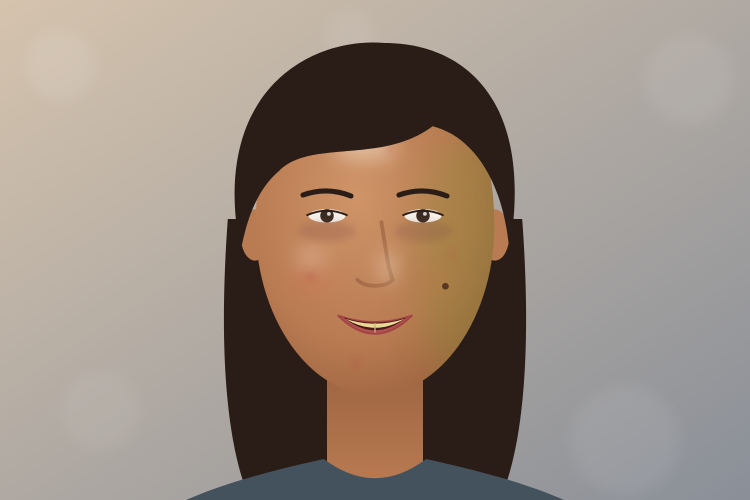
#> input picture design/colour-compressor/html/assets/portrait-before.png, 1500 x 1000 px (shown at 1/2 size)
$ python compress_demo.py
#> lines starting #> are read from the running program, lines starting #| are printed output that depends on the picture
### design/colour-compressor/html/compress_ref.py
#!/usr/bin/env python3
"""A numpy sketch of the Colour Compressor of docs/32, used only to draw the mock-ups and to try the maths before it is built.

Not product code: the product's reference is `ym_color::compress` (task CC-02), in f64 in Rust. Every formula here is the one in
docs/32 section 3, in the same order. Run `python3 compress_ref.py` to run the property checks of docs/32 section 7 on this sketch.
"""
import math

import numpy as np

# LogC4 (ARRI's published constants, as crates/ym-color/src/consts.rs holds them)
A = (2.0 ** 18 - 16.0) / 117.45
B = (1023.0 - 95.0) / 1023.0
C = 95.0 / 1023.0
S_ = (7.0 * math.log(2.0) * 2.0 ** (7.0 - 14.0 * C / B)) / (A * B)
T_ = (2.0 ** (14.0 * (0.0 - C) / B + 6.0) - 64.0) / A
STOP = B / 14.0  # one stop in LogC4 code values
GREY = (math.log2(A * 0.18 + 64.0) - 6.0) / 14.0 * B + C  # 0.2784

E1 = np.array([1.0, -0.5, -0.5]) / math.sqrt(1.5)
E2 = np.array([0.0, 1.0, -1.0]) / math.sqrt(2.0)
ONE = np.array([1.0, 1.0, 1.0])

NEUTRAL_GUARD = 0.02  # |c| below which a colour has no hue (the warp's WARP_NEUTRAL_GUARD)
HUE_RAMP_MIN = 0.05  # radians, about 2.9 degrees
RAMP_MIN = 0.02  # chroma and tone, LogC4 code values (the masks' RANGE_RAMP_MIN)
RANGE_DEFAULT = dict(hue_deg=20.0, chroma=0.05, tone_ev=1.5, softness=0.5)


def encode(x):
    x = np.asarray(x, dtype=np.float64)
    hi = (np.log2(A * np.maximum(x, T_) + 64.0) - 6.0) / 14.0 * B + C
    return np.where(x >= T_, hi, (x - T_) / S_)


def decode(e):
    e = np.asarray(e, dtype=np.float64)
    hi = (np.exp2(14.0 * (np.maximum(e, 0.0) - C) / B + 6.0) - 64.0) / A
    return np.where(e >= 0.0, hi, e * S_ + T_)


def smooth(x):
    x = np.clip(x, 0.0, 1.0)
    return x * x * (3.0 - 2.0 * x)


def window(d, width, q):
    """1 inside `width`, 0 beyond `width + q`, smooth between."""
    return 1.0 - smooth((d - width) / q)


def coords(v):
    """(c1, c2, m): the LogC4 triple in the orthonormal basis e1, e2, (1,1,1)/sqrt(3). m is the mean of the three codes."""
    v = np.asarray(v, dtype=np.float64)
    return v @ E1, v @ E2, v.mean(axis=-1)


def target_from(v):
    c1, c2, m = coords(v)
    return dict(chroma=(float(c1), float(c2)), tone=float(m))


def clamp_target(t):
    a, b = t["chroma"]
    r = math.hypot(a, b)
    if r < NEUTRAL_GUARD:
        a, b = (NEUTRAL_GUARD, 0.0) if r == 0 else (a / r * NEUTRAL_GUARD, b / r * NEUTRAL_GUARD)
    elif r > 0.5:
        a, b = a / r * 0.5, b / r * 0.5
    return dict(chroma=(a, b), tone=min(max(t["tone"], 0.0), 1.0))


def weight(v, target, rng=RANGE_DEFAULT):
    """The selection weight W in [0, 1] of each pixel of v (..., 3), and the pieces the law needs."""
    t = clamp_target(target)
    ta, tb = t["chroma"]
    rt = math.hypot(ta, tb)
    c1, c2, m = coords(v)
    r = np.hypot(c1, c2)
    dot = c1 * ta + c2 * tb
    cross = ta * c2 - tb * c1
    ok = r > 0.0
    delta = np.where(ok, np.arctan2(np.where(ok, cross, 0.0), np.where(ok, dot, 1.0)), 0.0)
    sg = rng["softness"]
    wh_w = math.radians(rng["hue_deg"])
    wr_w = rng["chroma"]
    wm_w = rng["tone_ev"] * STOP
    wh = window(np.abs(delta), wh_w, max(sg * wh_w, HUE_RAMP_MIN))
    wr = window(np.abs(r - rt), wr_w, max(sg * wr_w, RAMP_MIN))
    wm = window(np.abs(m - t["tone"]), wm_w, max(sg * wm_w, RAMP_MIN))
    g = smooth(r / NEUTRAL_GUARD)
    return g * wh * wr * wm, dict(c1=c1, c2=c2, m=m, r=r, delta=delta, rt=rt, ta=ta, tb=tb, tone=t["tone"])


def compress(v, target, hue=0.0, sat=0.0, light=0.0, rng=RANGE_DEFAULT):
    """The compression of docs/32 section 3.4 on LogC4 triples v (..., 3). Returns the new triples and W."""
    v = np.asarray(v, dtype=np.float64)
    if target is None or (hue == 0.0 and sat == 0.0 and light == 0.0):
        return v.copy(), np.zeros(v.shape[:-1])
    W, p = weight(v, target, rng)
    c1, c2, m, r, delta = p["c1"], p["c2"], p["m"], p["r"], p["delta"]
    rt, tone = p["rt"], p["tone"]
    r2 = rt + (r - rt) * (1.0 - sat * W)
    if hue != 0.0:
        d2 = delta * (1.0 - hue * W)
        th = math.atan2(p["tb"], p["ta"]) + d2
        n1, n2 = r2 * np.cos(th), r2 * np.sin(th)
    else:
        k = np.where(r > 0.0, r2 / np.where(r > 0.0, r, 1.0), 1.0)
        n1, n2 = c1 * k, c2 * k
    m2 = tone + (m - tone) * (1.0 - light * W)
    out = v + (n1 - c1)[..., None] * E1 + (n2 - c2)[..., None] * E2 + (m2 - m)[..., None] * ONE
    return out, W


# ---------------------------------------------------------------------------------------------------------- property checks
# [52 lines left out: function _checks, not called in this run]


def tone_chroma_to_rgb(t):
    return t["tone"] * ONE + t["chroma"][0] * E1 + t["chroma"][1] * E2


# [2 lines that do not run on import are left out]

### design/colour-compressor/html/compress_demo.py
#!/usr/bin/env python3
"""Draws the three pictures of the mock-ups from the drawing portrait-before.png with the sketch of docs/32 (compress_ref.py).

The drawing is sRGB; for this sketch it is read as scene-linear light (display gamma removed, scaled so skin sits near middle grey) in place of
AWG4, which is near enough for a mock-up. Writes portrait-before.jpg, portrait-after.jpg and portrait-affected.jpg (the weight W in the mask
accent, as Show mask draws it) and prints the target and the numbers the panel shows.
"""
import json
import math
import os

import numpy as np
from PIL import Image

import compress_ref as R

HERE = os.path.dirname(os.path.abspath(__file__))
PICK = (600, 590)  # the click, in the 1500 x 1000 picture
RANGE = dict(hue_deg=30.0, chroma=0.05, tone_ev=1.5, softness=0.6)
AMOUNTS = (0.6, 0.6, 0.0)


def to_logc(srgb):
    lin = np.where(srgb <= 0.04045, srgb / 12.92, ((srgb + 0.055) / 1.055) ** 2.4) * 0.8
    return R.encode(lin)


def to_srgb(code):
    lin = np.clip(R.decode(code) / 0.8, 0.0, 1.0)
    return np.where(lin <= 0.0031308, lin * 12.92, 1.055 * lin ** (1 / 2.4) - 0.055)


def main():
    img = np.asarray(Image.open(os.path.join(HERE, "assets", "portrait-before.png")).convert("RGB"), dtype=np.float64) / 255.0
    v = to_logc(img)
#> in to_logc, `lin = np.where(srgb <= 0.04045, srgb / 12.92, ((srgb + 0.055) / 1.055)..`:
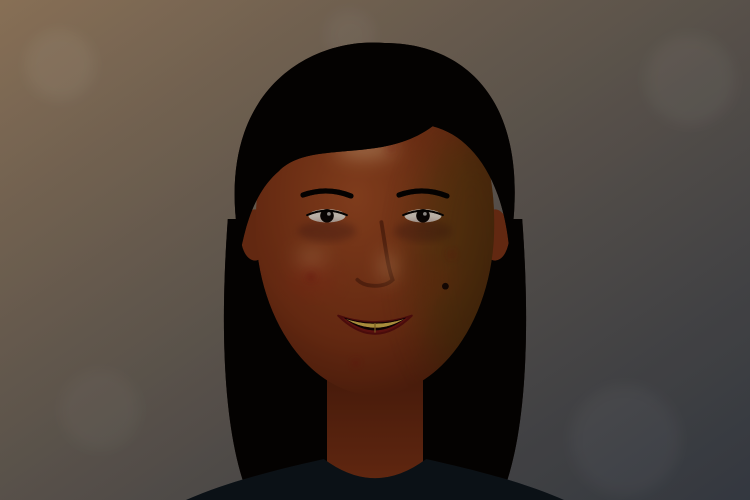
#> lin: shape (1000, 1500, 3) float64 (shown at 1/2 size); mean R, G, B 0.3, 0.247, 0.212
#> in encode, `hi = (np.log2(A * np.maximum(x, T_) + 64.0) - 6.0) / 14.0 * B + C`:
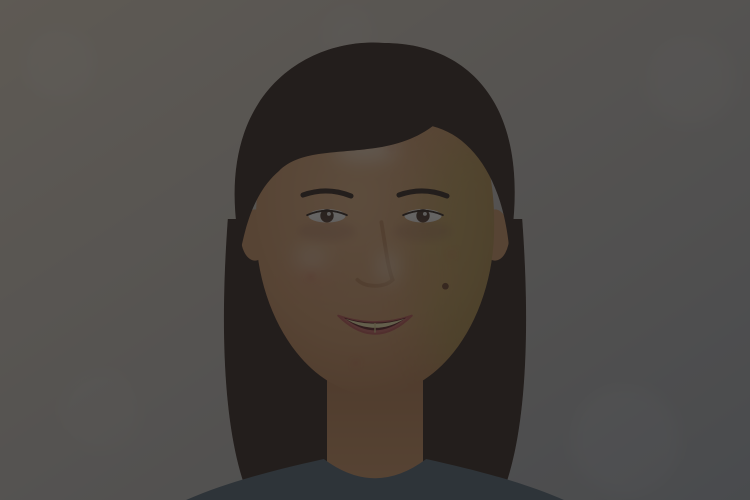
#> hi: shape (1000, 1500, 3) float64 (shown at 1/2 size); mean R, G, B 0.301, 0.284, 0.268
    x, y = PICK
    tgt = R.target_from(v[y - 3 : y + 4, x - 3 : x + 4].reshape(-1, 3).mean(axis=0))
#> in coords, `v = np.asarray(v, dtype=np.float64)`: v = [0.348, 0.271, 0.211]
#> in target_from, `c1, c2, m = coords(v)`: c1 = 0.0875; c2 = 0.0423; m = 0.277
#> tgt = {'chroma': (0.0875, 0.0423), 'tone': 0.277}
    out, W = R.compress(v.reshape(-1, 3), tgt, *AMOUNTS, rng=RANGE)
#> in clamp_target, `a, b = t["chroma"]`: a = 0.0875; b = 0.0423
#> in clamp_target, `r = math.hypot(a, b)`: r = 0.0972
#> in weight, `t = clamp_target(target)`: t = {'chroma': (0.0875, 0.0423), 'tone': 0.277}
#> in weight, `ta, tb = t["chroma"]`: ta = 0.0875; tb = 0.0423
#> in weight, `rt = math.hypot(ta, tb)`: rt = 0.0972
#> in compress, `W, p = weight(v, target, rng)`: p = 9 items
#> in compress, `rt, tone = p["rt"], p["tone"]`: rt = 0.0972; tone = 0.277
    out = out.reshape(v.shape)
    W = W.reshape(v.shape[:2])
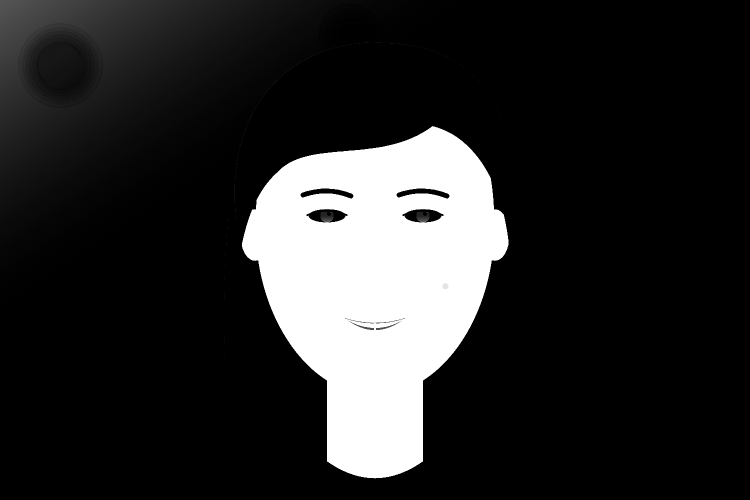
#> W: shape (1000, 1500) float64 (shown at 1/2 size); min 0, max 1, mean 0.165
    a, b = tgt["chroma"]
#> a = 0.0875; b = 0.0423
    info = dict(
        chroma=[round(a, 4), round(b, 4)],
        hue_deg=round(math.degrees(math.atan2(b, a)) % 360, 1),
        saturation=round(math.hypot(a, b) * 100, 1),
        tone=round(tgt["tone"], 4),
        lightness_ev=round((tgt["tone"] - R.GREY) / R.STOP, 2),
        rgb=[int(round(c * 255)) for c in to_srgb(R.tone_chroma_to_rgb(tgt))],
        affected_share_of_face=round(float((W > 0.5).mean()), 3),
    )
#> in decode, `e = np.asarray(e, dtype=np.float64)`: e = [0.348, 0.271, 0.211]
#> in decode, `hi = (np.exp2(14.0 * (np.maximum(e, 0.0) - C) / B + 6.0) - 64.0) / A`: hi = [0.411, 0.164, 0.0729]
#> in to_srgb, `lin = np.clip(R.decode(code) / 0.8, 0.0, 1.0)`: lin = [0.514, 0.205, 0.0911]
#> info = {'chroma': [0.0875, 0.0423], 'hue_deg': 25.8, 'saturation': 9.7, 'tone': 0.277, 'lightness_ev': -0.03, 'rgb': [190, 125, 85], 'affected_share_of_face': 0.152}
    print(json.dumps(info))
#| {"chroma": [0.0875, 0.0423], "hue_deg": 25.8, "saturation": 9.7, "tone": 0.2767, "lightness_ev": -0.03, "rgb": [190, 125, 85], "affected_share_of_face": 0.152}
    save = lambda arr, name: Image.fromarray((np.clip(arr, 0, 1) * 255 + 0.5).astype(np.uint8)).save(os.path.join(HERE, "assets", name), quality=88)
    save(img, "portrait-before.jpg")
    save(to_srgb(out), "portrait-after.jpg")
#> in to_srgb (call 2), `lin = np.clip(R.decode(code) / 0.8, 0.0, 1.0)`:
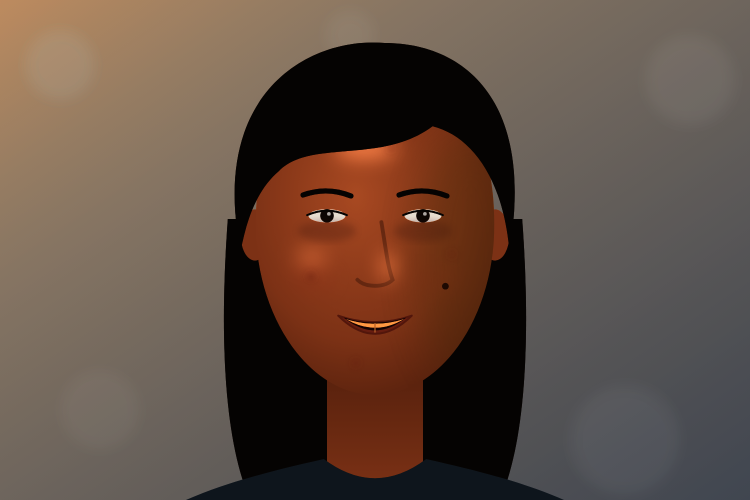
#> lin: shape (1000, 1500, 3) float64 (shown at 1/2 size); mean R, G, B 0.381, 0.307, 0.263
    accent = np.array([1.0, 0.435, 0.824])  # the mask accent #FF6FD2
    shown = img + 0.55 * W[..., None] * (accent - img)
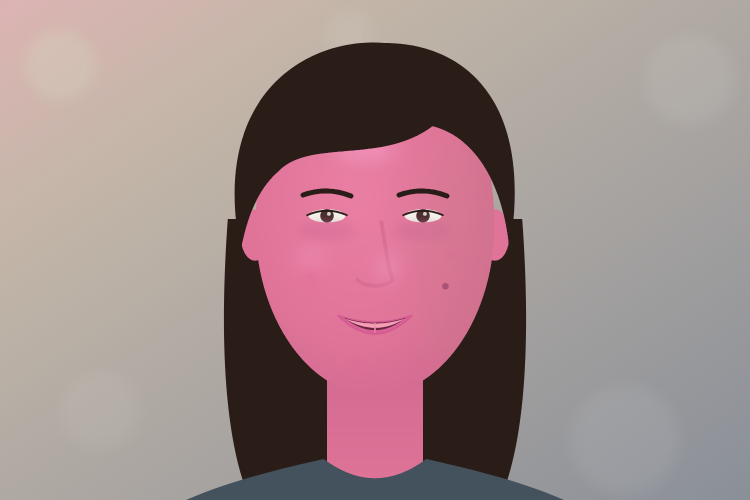
#> shown: shape (1000, 1500, 3) float64 (shown at 1/2 size); mean R, G, B 0.631, 0.541, 0.544
    save(shown, "portrait-affected.jpg")
    with open(os.path.join(HERE, "assets", "target.json"), "w") as f:
        json.dump(info, f)


if __name__ == "__main__":
    main()
